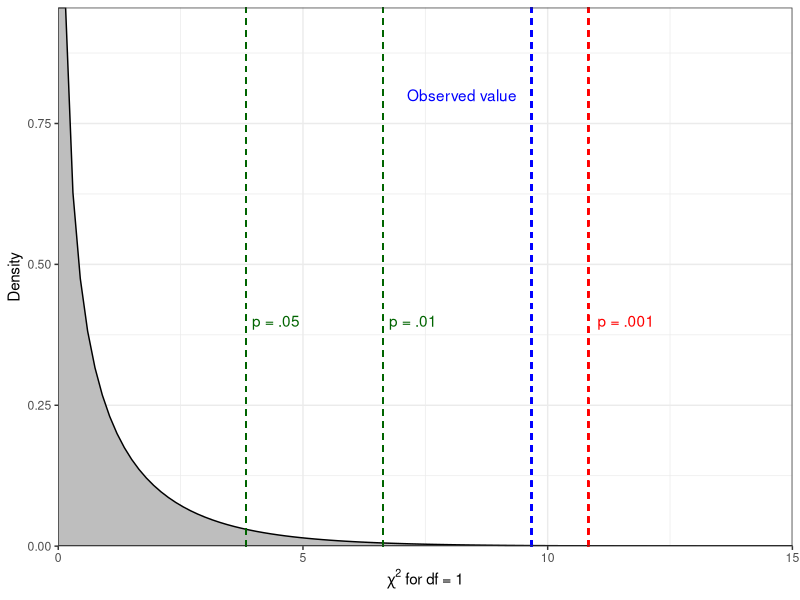

This figure's R source:
## ---- chunk 1
#| label: tbl-genpet
#| tbl-cap: "Rates of petition signing within sex"
#| tbl-cap-location: bottom 

`%>%`<-magrittr::`%>%`

data<-tibble::tribble(
  ~"Signed?",  ~Male, ~Female, ~Total,
  "Yes", 7, 20, 27,
  "No", 40, 25, 65,
  "Total", 47, 45, 92
  )

dataFancy<-kableExtra::kbl(data) %>% 
  kableExtra::kable_classic() %>%
  kableExtra::add_header_above(c(" " = 1, "Sex" = 3)) 

dataColPerc<-data %>%
  dplyr::mutate(Male=(Male/47)*100, Female=(Female/45)*100, Total=(Total/92)*100)
  

dataColPercFancy<-kableExtra::kbl(dataColPerc, digits=2) %>% 
  kableExtra::kable_classic() %>%
  kableExtra::add_header_above(c(" " = 1, "Sex" = 3)) 

dataFancy
## ---- chunk 2
#| label: tbl-genpet_perc
#| tbl-cap: "Percentage rates of petition signing within sex"
#| tbl-cap-location: bottom

dataColPercFancy

## ---- chunk 3
#| label: tbl-genpet_totperc
#| tbl-cap: "Rates of petition signing within sex"
#| tbl-cap-location: bottom


dataExp<-tibble::tribble(
  ~"Signed?",  ~Male, ~Female, ~Total,
  "Yes", 7, 20, "27 (29.35%)",
  "No", 40, 25, "65 (70.65%)",
  "Total", 47, 45, "92 (100%)" 
  )

dataExpFancy<-knitr::kable(dataExp, align = "r") %>% 
  kableExtra::kable_classic() %>%
  kableExtra::add_header_above(c(" " = 1, "Sex" = 3)) 

dataExpFancy
## ---- chunk 4
#| label: tbl-chisteps
#| tbl-cap: "Steps for computing $\\chi^2$"
#| tbl-cap-location: bottom
#| tbl-colwidths: [25,25,25,25]

dataFreq<-tibble::tibble(f_O=c(7,20,40,25),f_E=c(13.79,13.21,33.21,31.79))
dataFreq<-dataFreq %>%
  dplyr::mutate(fDevSq=(f_O-f_E)^2,fDevSqOverfE=((f_O-f_E)^2)/f_E)

ChiSquare<-sum(dataFreq$fDevSqOverfE)

dataFreq %>%
  knitr::kable(align="c",col.names=c("$f_o$","$f_e$","$(f_o - f_e)^2$",
                                     "$(f_o - f_e)^2/f_e$"),digits=2)
## ---- chunk 5
#| label: fig-chidist
#| fig-cap: "$\\chi^2$ critical values for selected significance levels vs. observed statistic"

ggplot2::ggplot(data.frame(x = seq(0, 15, by = 0.01)), ggplot2::aes(x = x)) + 
  ggplot2::stat_function(fun = dchisq, args = list(df = 1),fill="grey", geom = "density")+
  ggplot2::theme_bw()+
  ggplot2::geom_segment(x=3.84,y=0,xend=3.84,yend=1,linetype="dashed",color="darkgreen")+
  ggplot2::geom_segment(x=6.64,y=0,xend=6.64,yend=1,linetype="dashed",color="darkgreen")+
  ggplot2::geom_segment(x=10.83,y=0,xend=10.83,yend=1,linetype="dashed",color="red")+
  ggplot2::geom_segment(x=9.67,y=0,xend=9.67,yend=1,linetype="dashed",color="blue")+
  ggplot2::annotate("text", x = 8.25, y = 0.8, colour="blue", label = "Observed value")+
  ggplot2::annotate("text", x = 4.45, y = 0.4, colour="darkgreen", label = "p = .05")+
  ggplot2::annotate("text", x = 7.25, y = 0.4, colour="darkgreen", label = "p = .01")+
  ggplot2::annotate("text", x = 11.6, y = 0.4, colour="red", label = "p = .001")+
  ggplot2::xlab(expression(paste(chi^2, " for df = 1")))+
  ggplot2::ylab("Density") +
  ggplot2::scale_x_continuous(expand = c(0, 0)) +
  ggplot2::scale_y_continuous(expand = c(0, 0))
